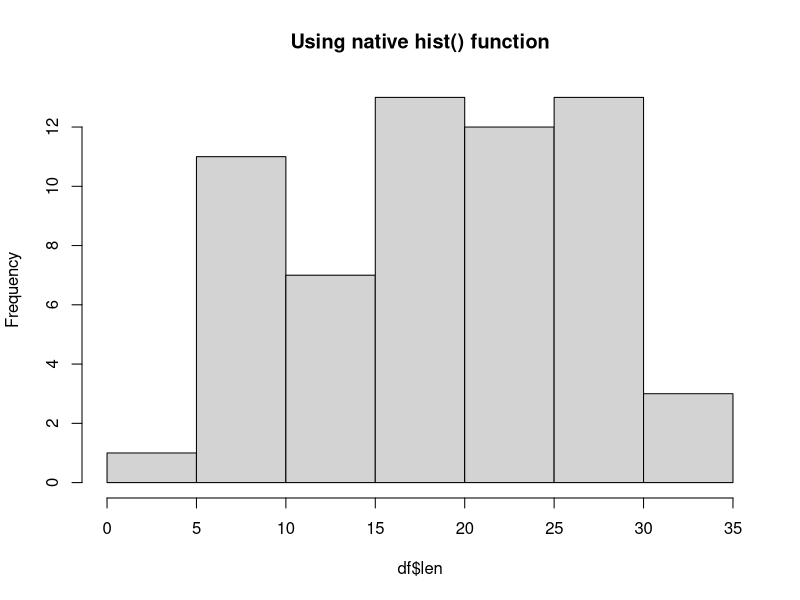
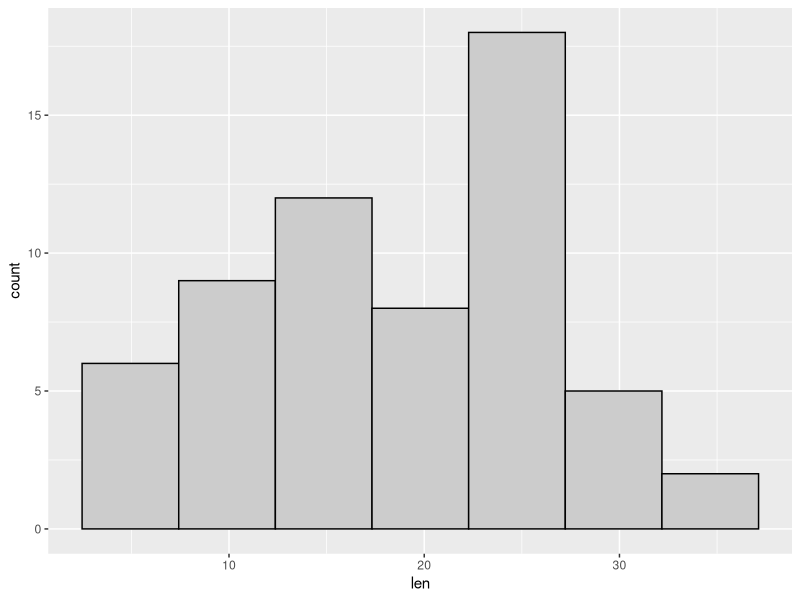
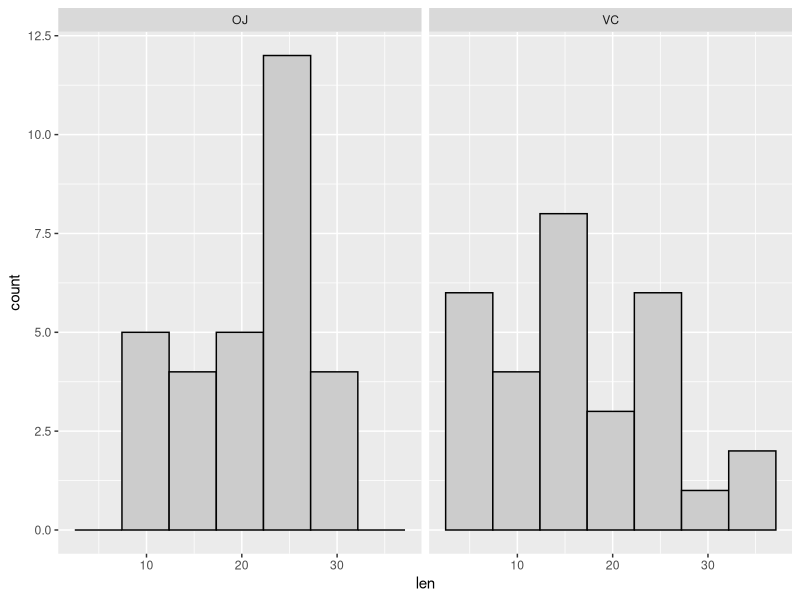
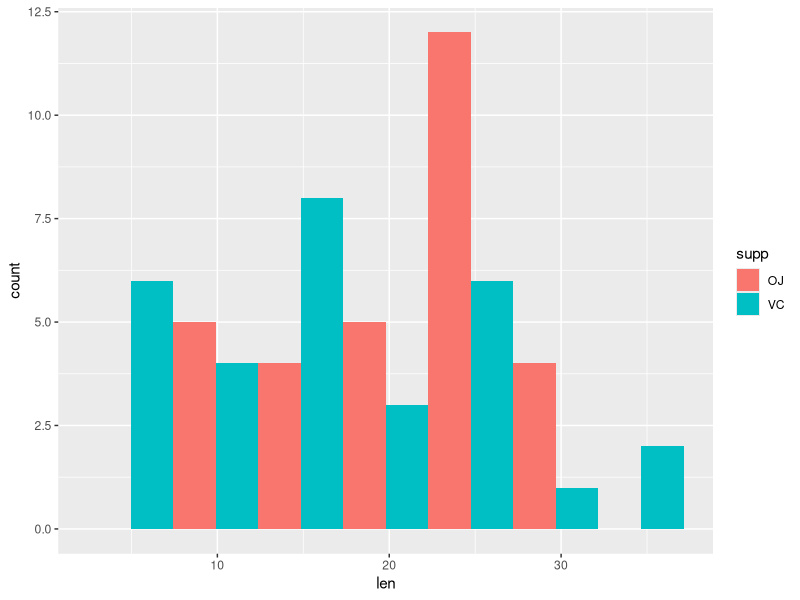
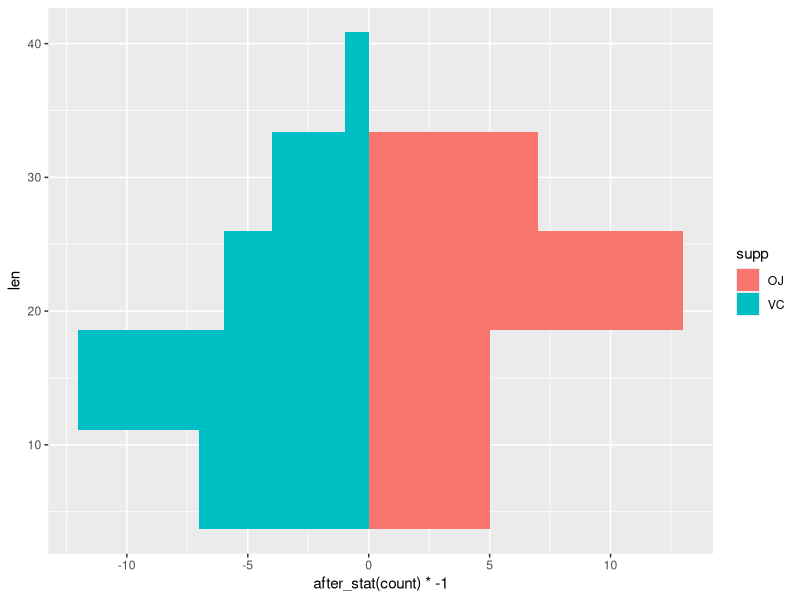
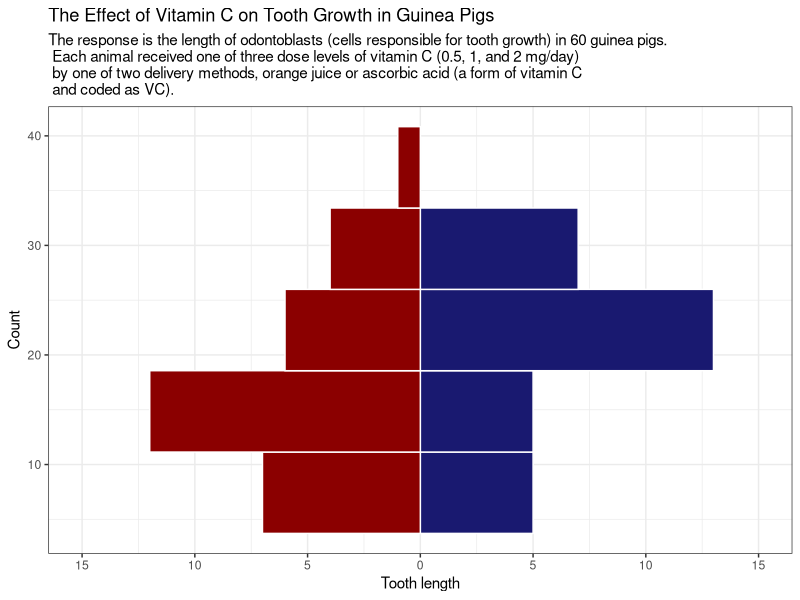

Write R code to recreate these figures, in order.
## ---- chunk 1
graphics.off()
rm(list = ls())
gc()

## ---- chunk 2
version
## ---- chunk 3
library(tidyverse)

## ---- chunk 4
ToothGrowth |> head()
## ---- chunk 5
ToothGrowth |> class()
## ---- chunk 6
ToothGrowth |> dim()
## ---- chunk 7
df <- ToothGrowth
## ---- chunk 8
hist(df$len, main = "Using native hist() function")
## ---- chunk 9
df |> 
  ggplot(aes(len)) + 
  geom_histogram(bins = 7, fill = "gray80", color = "black")
## ---- chunk 10
df |> 
  ggplot(aes(len)) +
  geom_histogram(bins = 7, fill = "gray80", color = "black") +
  facet_wrap(vars(supp))
  
## ---- chunk 11
df |> 
  ggplot(aes(len, fill = supp)) +
  geom_histogram(bins = 7, position = "dodge")
## ---- chunk 12
df |> 
  ggplot(aes(len, fill = supp)) +
  geom_histogram(data = subset(df, supp == "OJ"), bins = 5) +
  geom_histogram(data = subset(df, supp == "VC"), aes(y = after_stat(count)*-1), bins = 5) +
  coord_flip()

## ---- chunk 13
df |> 
  ggplot(aes(len, fill = supp)) +
  geom_histogram(data = subset(df, supp == "OJ"), bins = 5, fill = "midnightblue", color = "white") +
  geom_histogram(data = subset(df, supp == "VC"), aes(y = after_stat(count)*-1), bins = 5, fill = "darkred", color = "white") +
  coord_flip() +
  scale_y_continuous(limits = c(-15, 15), breaks = seq(-15, 15, 5), labels = abs(seq(-15, 15, 5))) +
  labs(title = "The Effect of Vitamin C on Tooth Growth in Guinea Pigs",
       subtitle = "The response is the length of odontoblasts (cells responsible for tooth growth) in 60 guinea pigs. \n Each animal received one of three dose levels of vitamin C (0.5, 1, and 2 mg/day) \n by one of two delivery methods, orange juice or ascorbic acid (a form of vitamin C \n and coded as VC).",
       x = "Count", y = "Tooth length", fill = "Supplement type (VC or OJ)") +
  theme_bw() +
  theme(legend.position = "bottom")
  
## ---- chunk 14
ggsave("nb_008.png")
